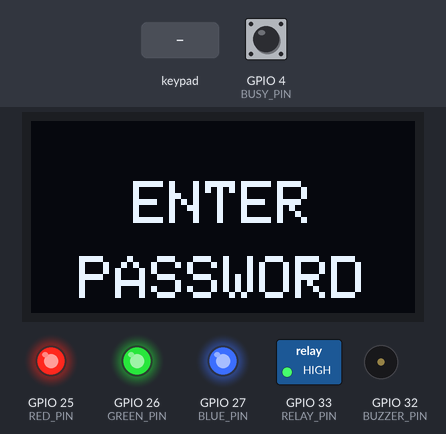
Recording of a sketch running on a simulated ESP32. Parts: 128×64 one-colour display, switched loads named in the sketch (green lamp = pin HIGH), output pins drawn as LEDs (lit = HIGH), buzzer (waves = sounding). Inputs (shaded band) come from the test bench; at power-on: GPIO 4 (BUSY_PIN) HIGH. WiFi joins after 1.5 s; servers stay silent unless stated; uploads are accepted with an empty reply; the audio player accepts every command and is not drawn.

Above: at 3.2 s.
3.3 s: keypad keys 0 0 0 0 # pressed 0.4 s apart
At 6.0 s:
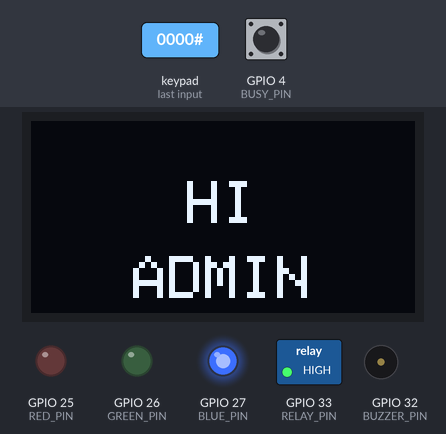
6.8 s: key '#' pressed
At 9.0 s:
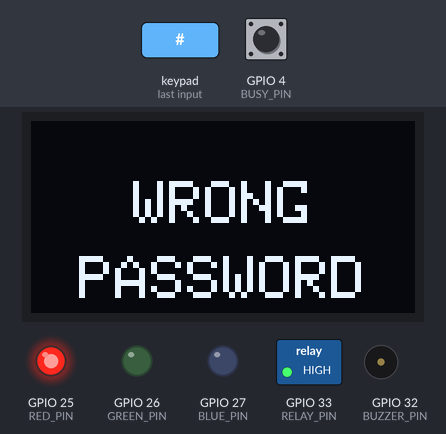
9.8 s: keypad keys 1 1 1 1 # pressed 0.4 s apart
At 12.1 s:
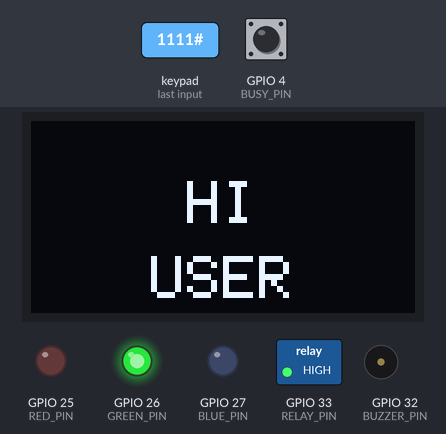
13.3 s: key 'A' pressed
At 14.9 s:
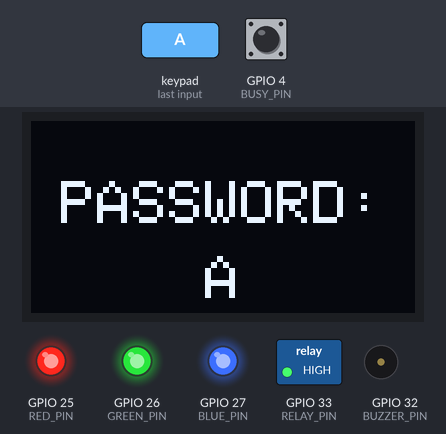
15.9 s: keypad keys 0 0 0 0 * pressed 0.4 s apart
At 17.8 s:
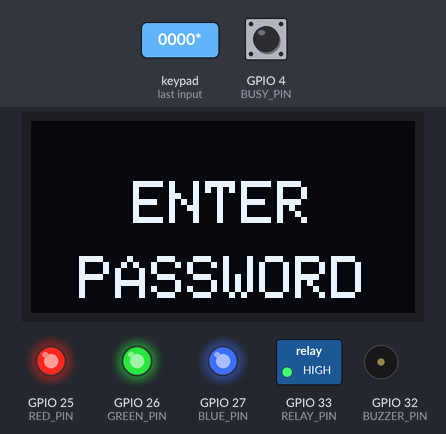
19.4 s: key 'B' pressed
At 20.3 s:
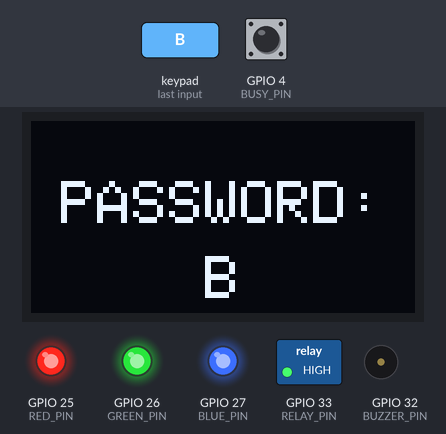
Timing chart, 0 to 21.9 s (numbered marks = the images above; inputs shaded):
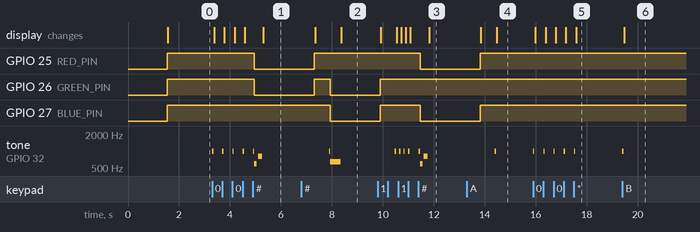

Measured:
- after the input at 3.3 s, GPIO 25 (RED_PIN), GPIO 26 (GREEN_PIN): HIGH → LOW after 1.7 s
- after the input at 6.8 s, GPIO 27 (BLUE_PIN): HIGH → LOW after 1.1 s; tone on GPIO 32 (BUZZER_PIN): silent → 1000 Hz after 1.1 s, → 650 Hz 0.05 s later, → silent 0.40 s later; the display: first differs from a run without the input after 1.6 s (image 2)
- after the input at 9.8 s, GPIO 25 (RED_PIN): HIGH → LOW after 1.7 s; tone on GPIO 32 (BUZZER_PIN): plays 1000 Hz for 0.05 s, 1000 Hz for 0.05 s, 1000 Hz for 0.05 s, 1000 Hz for 0.05 s, 1000 Hz for 0.05 s, 600 Hz for 0.10 s … (7 notes in this stretch), starting after 0.68 s
- after the input at 13.3 s, tone on GPIO 32 (BUZZER_PIN): silent → 1000 Hz after 1.1 s, → silent 0.05 s later; the display: first differs from a run without the input after 1.2 s (image 4)
- after the input at 15.9 s, tone on GPIO 32 (BUZZER_PIN): alternates 1000 Hz for 0.05 s and silent for 0.35 s, 10 changes in all, then stays silent, starting at once; the display: first changes after 0.08 s (image 5 shows a later state)
- after the input at 19.4 s, tone on GPIO 32 (BUZZER_PIN): silent → 1000 Hz at once, → silent 0.05 s later; the display: changes after 0.08 s (image 6)

The sketch:

ESP32_Security_Matrix.ino.ino
```cpp
#include <Arduino.h>
#include <WiFi.h>
#include <HTTPClient.h>
#include <WiFiClientSecure.h>
#include <DFRobotDFPlayerMini.h>
#include <Wire.h>
#include <Adafruit_GFX.h>
#include <Adafruit_SSD1306.h>
#include <Keypad.h>

// --- REPLACE THESE WITH YOUR OWN CREDENTIALS ---
const char* ssid = "YOUR_WIFI_SSID";
const char* password = "YOUR_WIFI_PASSWORD";
String scriptUrl = "YOUR_GOOGLE_SCRIPT_WEBAPP_URL_HERE";

// --- ACCESS PASSWORDS ---
String masterPassword = "0000"; // Change to your preferred master password
String userPassword = "1111";   // Change to your preferred user password
String enteredPassword = "";
int wrongAttempts = 0;
bool systemLocked = false;

// --- KEYPAD SETUP ---
const byte ROWS = 4;
const byte COLS = 4;
char keys[ROWS][COLS] = {
  {'1','3','2','A'},
  {'4','6','5','B'},
  {'7','9','8','C'},
  {'*','#','0','D'}
};
byte rowPins[ROWS] = {19, 18, 5, 15};
byte colPins[COLS] = {13, 12, 14, 23};
Keypad keypad = Keypad(makeKeymap(keys), rowPins, colPins, ROWS, COLS);

// --- MP3 PLAYER SETUP ---
#define RX_PIN 16
#define TX_PIN 17
#define BUSY_PIN 4
HardwareSerial mySerial(2);
DFRobotDFPlayerMini myDFPlayer;

// --- OLED SETUP ---
#define SCREEN_WIDTH 128
#define SCREEN_HEIGHT 64
Adafruit_SSD1306 display(SCREEN_WIDTH, SCREEN_HEIGHT, &Wire, -1);

// --- PINS SETUP ---
#define RED_PIN 25
#define GREEN_PIN 26
#define BLUE_PIN 27
#define BUZZER_PIN 32
#define RELAY_PIN 33

void setup() {
  Serial.begin(115200);

  WiFi.mode(WIFI_STA);
  WiFi.begin(ssid, password);

  pinMode(BUZZER_PIN, OUTPUT);
  noTone(BUZZER_PIN);
  pinMode(RELAY_PIN, OUTPUT);
  digitalWrite(RELAY_PIN, HIGH);

  pinMode(RED_PIN, OUTPUT);
  pinMode(GREEN_PIN, OUTPUT);
  pinMode(BLUE_PIN, OUTPUT);
  setLED(0, 0, 0);
  pinMode(BUSY_PIN, INPUT);

  if(!display.begin(SSD1306_SWITCHCAPVCC, 0x3C)) {
    for(;;);
  }

  mySerial.begin(9600, SERIAL_8N1, RX_PIN, TX_PIN);
  if (!myDFPlayer.begin(mySerial)) {
    updateDisplay("MP3 FAIL", "ERROR");
    while (true);
  }

  myDFPlayer.volume(30);
  delay(1000);
  resetSystem();
}

void loop() {
  if (systemLocked) {
    setLED(1, 1, 0);
    delay(500);
    setLED(0, 0, 0);
    delay(500);
    return;
  }

  char key = keypad.getKey();
  if (key) {
    beep(50, 1000);
    if (key == '#') {
      checkPassword();
    }
    else if (key == '*') {
      enteredPassword = "";
      updateDisplay("ENTER", "PASSWORD");
    }
    else {
      if(enteredPassword.length() < 8) {
        enteredPassword += key;
      }
      updateDisplay("PASSWORD:", enteredPassword);
    }
  }
}

void checkPassword() {
  if (enteredPassword == masterPassword) {
    wrongAttempts = 0;
    setLED(0, 0, 1);
    beep(100, 600); delay(50); beep(150, 800);

    updateDisplay("HI", "ADMIN");

    sendAlertToDatabase("🔓 VIP ACCESS: Welcome back, Admin.");
    playTrackAndWait(7);

    delay(1500);
    resetSystem();
  }
  else if (enteredPassword == userPassword) {
    wrongAttempts = 0;
    setLED(0, 1, 0);
    beep(100, 600); delay(50); beep(150, 800);

    updateDisplay("HI", "USER");

    sendAlertToDatabase("🔓 ACCESS GRANTED: User Mode.");
    playTrackAndWait(6);

    delay(1500);
    resetSystem();
  }
  else {
    wrongAttempts++;
    setLED(1, 0, 0);
    beep(400, 650);

    if (wrongAttempts == 1) {
      updateDisplay("WRONG", "PASSWORD");
      sendAlertToDatabase("⚠️ SECURITY ALERT: Wrong Code (1/3).");
      playTrackAndWait(2);
      delay(1000);
      resetSystem();
    }
    else if (wrongAttempts == 2) {
      updateDisplay("WARNING", "1 TRY LEFT");
      sendAlertToDatabase("⚠️ CRITICAL WARNING: Wrong Code (2/3).");
      playTrackAndWait(3);
      delay(1000);
      resetSystem();
    }
    else if (wrongAttempts >= 3) {
      systemLocked = true;
      updateDisplay("YOU WILL", "DIE");

      playTrackAndWait(4);
      sendAlertToDatabase("🚨 PROTOCOL ZERO ACTIVATED: System Purge.");

      for (int i = 10; i > 3; i--) {
        updateDisplay("DESTROY IN", String(i));
        setLED(1, 0, 0);
        tone(BUZZER_PIN, 1500);
        delay(300);
        setLED(0, 0, 0);
        noTone(BUZZER_PIN);
        delay(700);
      }

      unsigned long startDecimals = millis();
      while (millis() - startDecimals < 3000) {
        unsigned long elapsed = millis() - startDecimals;
        float timeLeft = (3000.0 - elapsed) / 1000.0;
        if (timeLeft < 0) timeLeft = 0.00;
        updateDisplay("DESTROY IN", String(timeLeft, 2));

        if ((elapsed % 250) < 100) {
          setLED(1, 0, 0);
          tone(BUZZER_PIN, 1550);
        } else {
          setLED(0, 0, 0);
          noTone(BUZZER_PIN);
        }
      }

      updateDisplay("DESTROY IN", "0.00");
      setLED(1, 0, 0);
      digitalWrite(RELAY_PIN, LOW);
      tone(BUZZER_PIN, 2000);
      delay(1000);
      setLED(0, 0, 0);
      noTone(BUZZER_PIN);

      updateDisplay("SYSTEM", "SECURED");
      playTrackAndWait(5);

      sendAlertToDatabase("🔒 THREAT NEUTRALIZED.");

    }
  }
}

void backgroundTask(void *parameter) {
  String *msgPtr = (String*)parameter;
  String msg = *msgPtr;

  if (WiFi.status() == WL_CONNECTED) {
    WiFiClientSecure client;
    client.setInsecure();
    HTTPClient http;
    msg.replace(" ", "%20");
    String fullUrl = scriptUrl + "?message=" + msg;

    http.begin(client, fullUrl);
    http.setFollowRedirects(HTTPC_STRICT_FOLLOW_REDIRECTS);
    http.GET();
    http.end();
  }

  delete msgPtr;
  vTaskDelete(NULL);
}

void sendAlertToDatabase(String msg) {
  String *msgToPass = new String(msg);
  xTaskCreate(backgroundTask, "TelegramTask", 8192, (void*)msgToPass, 1, NULL);
}

void resetSystem() {
  enteredPassword = "";
  setLED(1, 1, 1);
  updateDisplay("ENTER", "PASSWORD");
  playTrackAndWait(1);
}

void setLED(int r, int g, int b) {
  digitalWrite(RED_PIN, r ? HIGH : LOW);
  digitalWrite(GREEN_PIN, g ? HIGH : LOW);
  digitalWrite(BLUE_PIN, b ? HIGH : LOW);
}

void beep(int delayTime, int freq) {
  tone(BUZZER_PIN, freq);
  delay(delayTime);
  noTone(BUZZER_PIN);
}

void updateDisplay(String line1, String line2) {
  display.clearDisplay();
  display.setTextColor(SSD1306_WHITE);
  display.setTextSize(2);
  int x1 = (SCREEN_WIDTH - (line1.length() * 12)) / 2;
  display.setCursor(x1 > 0 ? x1 : 0, 20);
  display.print(line1);
  int x2 = (SCREEN_WIDTH - (line2.length() * 12)) / 2;
  display.setCursor(x2 > 0 ? x2 : 0, 45);
  display.print(line2);
  display.display();
}

void playTrackAndWait(int trackNumber) {
  myDFPlayer.playMp3Folder(trackNumber);
  delay(500);
  unsigned long startWait = millis();
  while (digitalRead(BUSY_PIN) == LOW && millis() - startWait < 5000) {
    delay(10);
  }
}
```
